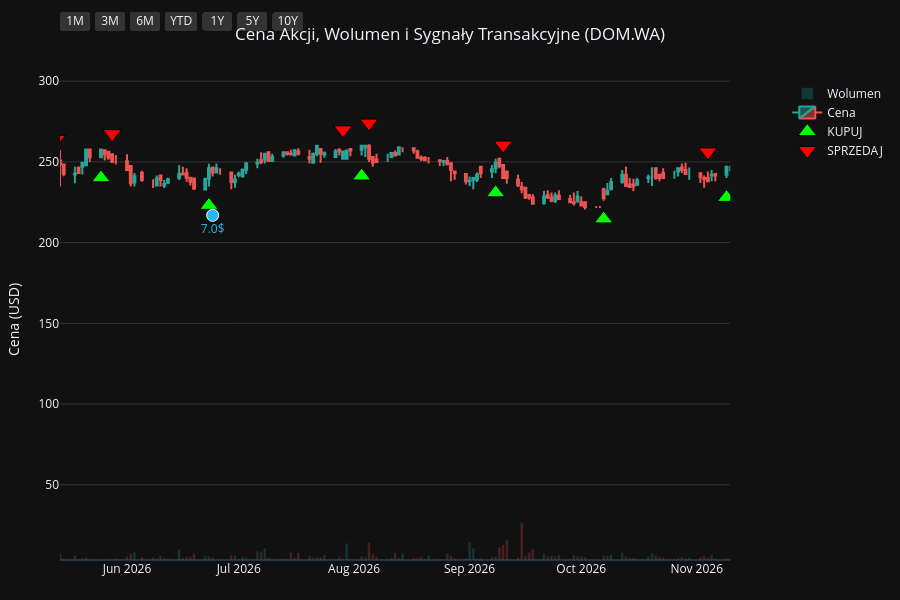
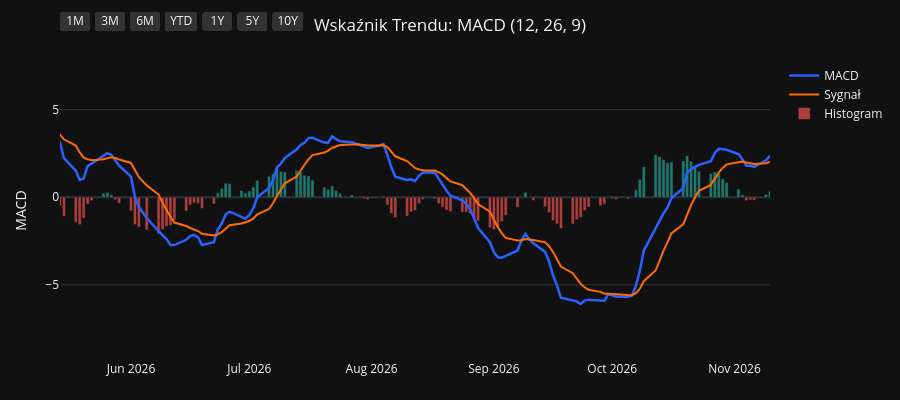
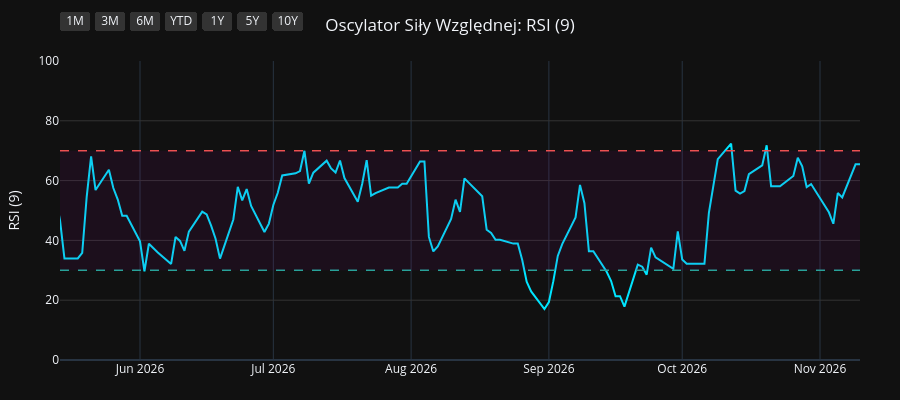
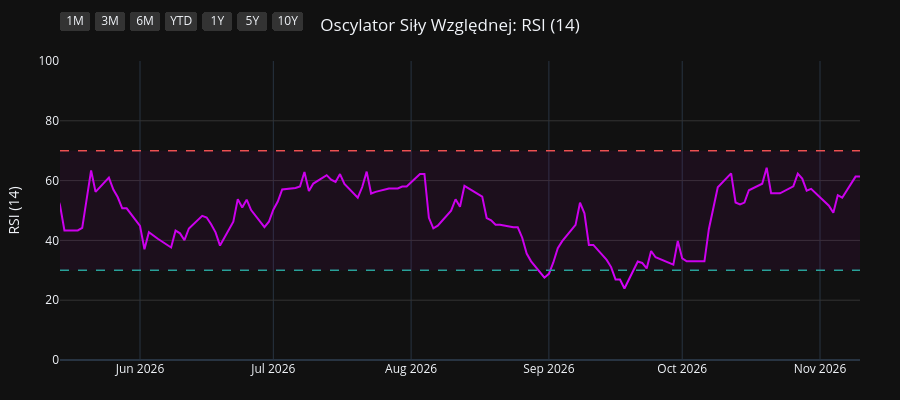

These figures' notebook cell, in order:
### Code cell
import os
import yfinance as yf
import pandas as pd
import pandas_ta as ta
import plotly.graph_objects as go
from plotly.subplots import make_subplots

# 1. Pobranie i przygotowanie danych
symbol = os.environ.get("STOCK_TICKER", "").strip().upper()
if not symbol:
    raise RuntimeError("Set STOCK_TICKER before running price_extractor.ipynb")
df = yf.Ticker(symbol).history(period="10y")
df.index = df.index.tz_localize(None)

# Wskaźniki i sygnały
df.ta.macd(fast=12, slow=26, signal=9, append=True)
df.ta.rsi(length=9, append=True)
df.ta.rsi(length=14, append=True)
df.ta.rsi(length=21, append=True)
df.dropna(inplace=True)

macd = df['MACD_12_26_9']
signal = df['MACDs_12_26_9']
wczorajszy_macd = macd.shift(1)
wczorajszy_signal = signal.shift(1)

df['Decyzja'] = 'BRAK'
df.loc[(macd > signal) & (wczorajszy_macd <= wczorajszy_signal), 'Decyzja'] = 'KUPUJ'
df.loc[(macd < signal) & (wczorajszy_macd >= wczorajszy_signal), 'Decyzja'] = 'SPRZEDAJ'

df_kupuj = df[df['Decyzja'] == 'KUPUJ']
df_sprzedaj = df[df['Decyzja'] == 'SPRZEDAJ']
df_dywidendy = df[df['Dividends'] > 0]
df_splity = df[df['Stock Splits'] > 0]

# Wspólna konfiguracja osi X
konfiguracja_osi_x = dict(
    type="date",
    showspikes=True, spikemode="across", spikesnap="cursor", spikedash="dot", spikecolor="#ffffff", spikethickness=1, hoverformat="%Y-%m-%d",
    rangeselector=dict(
        buttons=list([
            dict(count=1, label="1M", step="month", stepmode="backward"),
            dict(count=3, label="3M", step="month", stepmode="backward"),
            dict(count=6, label="6M", step="month", stepmode="backward"),
            dict(count=1, label="YTD", step="year", stepmode="todate"),
            dict(count=1, label="1Y", step="year", stepmode="backward"),
            dict(count=5, label="5Y", step="year", stepmode="backward"),
            dict(step="all", label="10Y")
        ]),
        bgcolor="#333333", activecolor="#2962ff", x=0, y=1.1
    )
)

# ==========================================
# WYKRES 1: CENA + WOLUMEN + SYGNAŁY
# ==========================================
fig1 = make_subplots(specs=[[{"secondary_y": True}]])

kolory_wolumenu = ['#26a69a' if row['Close'] >= row['Open'] else '#ef5350' for index, row in df.iterrows()]
fig1.add_trace(go.Bar(x=df.index, y=df['Volume'], marker_color=kolory_wolumenu, opacity=0.25, name='Wolumen'), secondary_y=True)
fig1.add_trace(go.Candlestick(x=df.index, open=df['Open'], high=df['High'], low=df['Low'], close=df['Close'], name='Cena', increasing_line_color='#26a69a', decreasing_line_color='#ef5350'), secondary_y=False)
fig1.add_trace(go.Scatter(x=df_kupuj.index, y=df_kupuj['Low'] * 0.95, customdata=df_kupuj[['Low', 'High']], mode='markers', marker=dict(symbol='triangle-up', size=16, color='#00ff00', line=dict(width=1, color='black')), name='KUPUJ', hovertemplate='KUPUJ<br>Najniższa: %{customdata[0]:.2f}<br>Najwyższa: %{customdata[1]:.2f}<extra></extra>'), secondary_y=False)
fig1.add_trace(go.Scatter(x=df_sprzedaj.index, y=df_sprzedaj['High'] * 1.05, customdata=df_sprzedaj[['Low', 'High']], mode='markers', marker=dict(symbol='triangle-down', size=16, color='#ff0000', line=dict(width=1, color='black')), name='SPRZEDAJ', hovertemplate='SPRZEDAJ<br>Najniższa: %{customdata[0]:.2f}<br>Najwyższa: %{customdata[1]:.2f}<extra></extra>'), secondary_y=False)

if not df_dywidendy.empty:
    fig1.add_trace(go.Scatter(x=df_dywidendy.index, y=df_dywidendy['Low'] * 0.90, mode='markers+text', marker=dict(symbol='circle', size=12, color='#29b6f6', line=dict(width=1, color='white')), text=df_dywidendy['Dividends'].apply(lambda x: f"{x}$"), textposition="bottom center", name='Dywidenda', showlegend=False, hovertemplate='Dywidenda: %{text}<extra></extra>', textfont=dict(color="#29b6f6")), secondary_y=False)
if not df_splity.empty:
                    fig1.add_trace(go.Scatter(x=df_splity.index, y=df_splity['High'], mode='markers+text', marker=dict(symbol='star', size=16, color='#ffee58', line=dict(width=1, color='black')), text=df_splity['Stock Splits'].apply(lambda x: f"{x:g}:1" if x >= 1 else f"1:{1 / x:g}"), textposition="top center", name='Split', hovertemplate='%{text}<extra></extra>', textfont=dict(color="#ffee58")), secondary_y=False)

fig1.update_layout(title=dict(text=f"Cena Akcji, Wolumen i Sygnały Transakcyjne ({symbol})", x=0.5, xanchor='center'), dragmode='pan', xaxis_rangeslider_visible=False, template='plotly_dark', height=600, hovermode='x unified', margin=dict(l=60, r=40, t=60, b=40))
fig1.update_xaxes(**konfiguracja_osi_x)
fig1.update_xaxes(range=[df.index.max() - pd.Timedelta(days=180), df.index.max()])
fig1.update_yaxes(title_text="Cena (USD)", secondary_y=False, gridcolor='#333333')
fig1.update_yaxes(range=[0, df['Volume'].max() * 4], showgrid=False, showticklabels=False, secondary_y=True)
fig1.show(config={'scrollZoom': True})

# ==========================================
# WYKRES 2: WSKAŹNIK MACD
# ==========================================
fig2 = go.Figure()
fig2.add_trace(go.Scatter(x=df.index, y=df['MACD_12_26_9'], line=dict(color='#2962ff', width=2.5), name='MACD'))
fig2.add_trace(go.Scatter(x=df.index, y=df['MACDs_12_26_9'], line=dict(color='#ff6d00', width=2), name='Sygnał'))
kolory_macd = ['#26a69a' if val >= 0 else '#ef5350' for val in df['MACDh_12_26_9']]
fig2.add_trace(go.Bar(x=df.index, y=df['MACDh_12_26_9'], marker_color=kolory_macd, name='Histogram', opacity=0.7))
fig2.update_layout(title=dict(text="Wskaźnik Trendu: MACD (12, 26, 9)", x=0.5, xanchor='center'), dragmode='pan', xaxis_rangeslider_visible=False, template='plotly_dark', height=400, hovermode='x unified', margin=dict(l=60, r=40, t=60, b=40))
fig2.update_xaxes(**konfiguracja_osi_x)
fig2.update_xaxes(range=[df.index.max() - pd.Timedelta(days=180), df.index.max()])
fig2.update_yaxes(title_text="MACD", gridcolor='#333333')
fig2.show(config={'scrollZoom': True})

# ==========================================
# WYKRES 3: OSCYLATOR RSI (9)
# ==========================================
fig3 = go.Figure()
fig3.add_trace(go.Scatter(x=df.index, y=df['RSI_9'], line=dict(color='#00e5ff', width=2), name='RSI (9)'))
fig3.add_hline(y=70, line_dash="dash", line_color="#ef5350", line_width=1.5)
fig3.add_hline(y=30, line_dash="dash", line_color="#26a69a", line_width=1.5)
fig3.add_hrect(y0=30, y1=70, line_width=0, fillcolor="purple", opacity=0.1)
fig3.update_layout(title=dict(text="Oscylator Siły Względnej: RSI (9)", x=0.5, xanchor='center'), dragmode='pan', xaxis_rangeslider_visible=False, template='plotly_dark', height=400, hovermode='x unified', margin=dict(l=60, r=40, t=60, b=40))
fig3.update_xaxes(**konfiguracja_osi_x)
fig3.update_xaxes(range=[df.index.max() - pd.Timedelta(days=180), df.index.max()])
fig3.update_yaxes(title_text="RSI (9)", range=[0, 100], gridcolor='#333333')
fig3.show(config={'scrollZoom': True})

# ==========================================
# WYKRES 4: OSCYLATOR RSI (14)
# ==========================================
fig4 = go.Figure()
fig4.add_trace(go.Scatter(x=df.index, y=df['RSI_14'], line=dict(color='#d500f9', width=2), name='RSI (14)'))
fig4.add_hline(y=70, line_dash="dash", line_color="#ef5350", line_width=1.5)
fig4.add_hline(y=30, line_dash="dash", line_color="#26a69a", line_width=1.5)
fig4.add_hrect(y0=30, y1=70, line_width=0, fillcolor="purple", opacity=0.1)
fig4.update_layout(title=dict(text="Oscylator Siły Względnej: RSI (14)", x=0.5, xanchor='center'), dragmode='pan', xaxis_rangeslider_visible=False, template='plotly_dark', height=400, hovermode='x unified', margin=dict(l=60, r=40, t=60, b=40))
fig4.update_xaxes(**konfiguracja_osi_x)
fig4.update_xaxes(range=[df.index.max() - pd.Timedelta(days=180), df.index.max()])
fig4.update_yaxes(title_text="RSI (14)", range=[0, 100], gridcolor='#333333')
fig4.show(config={'scrollZoom': True})

# ==========================================
# WYKRES 5: OSCYLATOR RSI (21)
# ==========================================
fig5 = go.Figure()
fig5.add_trace(go.Scatter(x=df.index, y=df['RSI_21'], line=dict(color='#64dd17', width=2), name='RSI (21)'))
fig5.add_hline(y=70, line_dash="dash", line_color="#ef5350", line_width=1.5)
fig5.add_hline(y=30, line_dash="dash", line_color="#26a69a", line_width=1.5)
fig5.add_hrect(y0=30, y1=70, line_width=0, fillcolor="purple", opacity=0.1)
fig5.update_layout(title=dict(text="Oscylator Siły Względnej: RSI (21)", x=0.5, xanchor='center'), dragmode='pan', xaxis_rangeslider_visible=False, template='plotly_dark', height=400, hovermode='x unified', margin=dict(l=60, r=40, t=60, b=40))
fig5.update_xaxes(**konfiguracja_osi_x)
fig5.update_xaxes(range=[df.index.max() - pd.Timedelta(days=180), df.index.max()])
fig5.update_yaxes(title_text="RSI (21)", range=[0, 100], gridcolor='#333333')
fig5.show(config={'scrollZoom': True})

### Figure 1 — Plotly figure (JSON) as saved in the notebook; plotly's stock layout.template omitted (floating-point values rounded to 4 significant figures; data arrays with more than 128 entries replaced by an {"elided": "..."} marker saying what was removed)
{"data": [{"marker": {"color": {"elided": "2506 str values"}}, "name": "Wolumen", "opacity": 0.25, "type": "bar", "x": {"elided": "2506 str values"}, "xaxis": "x", "y": {"elided": "2506 int values"}, "yaxis": "y2"}, {"close": {"elided": "2506 float values"}, "decreasing": {"line": {"color": "#ef5350"}}, "high": {"elided": "2506 float values"}, "increasing": {"line": {"color": "#26a69a"}}, "low": {"elided": "2506 float values"}, "name": "Cena", "open": {"elided": "2506 float values"}, "type": "candlestick", "x": {"elided": "2506 str values"}, "xaxis": "x", "yaxis": "y"}, {"customdata": {"elided": "99x2 float values"}, "hovertemplate": "KUPUJ<br>Najniższa: %{customdata[0]:.2f}<br>Najwyższa: %{customdata[1]:.2f}<extra></extra>", "marker": {"color": "#00ff00", "line": {"color": "black", "width": 1}, "size": 16, "symbol": "triangle-up"}, "mode": "markers", "name": "KUPUJ", "type": "scatter", "x": ["2017-01-18T00:00:00", "2017-02-22T00:00:00", "2017-05-15T00:00:00", "2017-06-22T00:00:00", "2017-07-07T00:00:00", "2017-08-01T00:00:00", "2017-08-24T00:00:00", "2017-10-30T00:00:00", "2017-11-27T00:00:00", "2017-12-04T00:00:00", "2018-01-09T00:00:00", "2018-02-13T00:00:00", "2018-03-07T00:00:00", "2018-04-02T00:00:00", "2018-04-11T00:00:00", "2018-06-05T00:00:00", "2018-07-23T00:00:00", "2018-08-14T00:00:00", "2018-08-20T00:00:00", "2018-09-20T00:00:00", "2018-10-29T00:00:00", "2019-01-01T00:00:00", "2019-03-07T00:00:00", "2019-05-30T00:00:00", "2019-07-31T00:00:00", "2019-10-17T00:00:00", "2019-11-26T00:00:00", "2019-12-27T00:00:00", "2020-01-02T00:00:00", "2020-02-12T00:00:00", "2020-03-05T00:00:00", "2020-04-09T00:00:00", "2020-07-01T00:00:00", "2020-08-05T00:00:00", "2020-08-20T00:00:00", "2020-11-03T00:00:00", "2020-11-30T00:00:00", "2021-02-12T00:00:00", "2021-02-17T00:00:00", "2021-02-25T00:00:00", "2021-03-15T00:00:00", "2021-04-06T00:00:00", "2021-04-29T00:00:00", "2021-05-24T00:00:00", "2021-07-09T00:00:00", "2021-08-18T00:00:00", "2021-10-11T00:00:00", "2021-11-30T00:00:00", "2021-12-29T00:00:00", "2022-03-02T00:00:00", "2022-04-29T00:00:00", "2022-05-17T00:00:00", "2022-06-28T00:00:00", "2022-07-28T00:00:00", "2022-09-09T00:00:00", "2022-10-03T00:00:00", "2022-11-02T00:00:00", "2022-11-29T00:00:00", "2022-12-20T00:00:00", "2023-02-14T00:00:00", "2023-03-28T00:00:00", "2023-04-13T00:00:00", "2023-06-29T00:00:00", "2023-08-14T00:00:00", "2023-08-31T00:00:00", "2023-10-10T00:00:00", "2023-11-06T00:00:00", "2023-11-22T00:00:00", "2024-01-10T00:00:00", "2024-03-01T00:00:00", "2024-05-15T00:00:00", "2024-06-25T00:00:00", "2024-07-08T00:00:00", "2024-08-09T00:00:00", "2024-08-16T00:00:00", "2024-08-29T00:00:00", "2024-11-15T00:00:00", "2024-12-03T00:00:00", "2025-01-09T00:00:00", "2025-01-20T00:00:00", "2025-03-12T00:00:00", "2025-04-17T00:00:00", "2025-05-26T00:00:00", "2025-06-10T00:00:00", "2025-06-27T00:00:00", "2025-07-15T00:00:00", "2025-08-07T00:00:00", "2025-08-20T00:00:00", "2025-09-23T00:00:00", "2025-09-25T00:00:00", "2026-01-08T00:00:00", "2026-01-27T00:00:00", "2026-04-02T00:00:00", "2026-05-25T00:00:00", "2026-06-23T00:00:00", "2026-08-03T00:00:00", "2026-09-08T00:00:00", "2026-10-07T00:00:00", "2026-11-09T00:00:00"], "xaxis": "x", "y": [24.5, 26.6, 30.22, 33.41, 33.72, 34.11, 36.62, 37.98, 34.81, 33.8, 39.57, 37.75, 39.12, 40.39, 39.84, 38.21, 34.45, 34.25, 34.45, 33.25, 33.05, 31.45, 37.55, 40.84, 42.49, 45.83, 50.18, 52.74, 53.52, 53.41, 55.75, 39.25, 50.63, 55.64, 58.26, 58.59, 58.83, 72.32, 71.11, 72.63, 79.92, 82.05, 88.12, 91.41, 91.98, 88.47, 84.82, 77.41, 74.29, 65.96, 59.19, 56.4, 63.75, 58.5, 64.63, 64.78, 61.27, 64.19, 66.89, 74.84, 91.47, 96.29, 106.1, 117.1, 119.3, 121.7, 123.9, 123.8, 126.4, 127.6, 148.2, 148.2, 145.5, 139.1, 134.3, 130.9, 168.7, 170.2, 165.9, 162.5, 174.7, 184.3, 206.1, 211.4, 211.5, 210.6, 217.3, 218.7, 210.6, 207.0, 240.2, 244.8, 207.8, 240.2, 223.1, 241.3, 230.8, 214.7, 228.0], "yaxis": "y"}, {"customdata": {"elided": "98x2 float values"}, "hovertemplate": "SPRZEDAJ<br>Najniższa: %{customdata[0]:.2f}<br>Najwyższa: %{customdata[1]:.2f}<extra></extra>", "marker": {"color": "#ff0000", "line": {"color": "black", "width": 1}, "size": 16, "symbol": "triangle-down"}, "mode": "markers", "name": "SPRZEDAJ", "type": "scatter", "x": ["2017-02-03T00:00:00", "2017-03-21T00:00:00", "2017-06-12T00:00:00", "2017-07-06T00:00:00", "2017-07-12T00:00:00", "2017-08-14T00:00:00", "2017-09-25T00:00:00", "2017-11-08T00:00:00", "2017-11-30T00:00:00", "2018-01-03T00:00:00", "2018-01-10T00:00:00", "2018-02-26T00:00:00", "2018-03-22T00:00:00", "2018-04-03T00:00:00", "2018-05-02T00:00:00", "2018-06-27T00:00:00", "2018-08-13T00:00:00", "2018-08-17T00:00:00", "2018-09-06T00:00:00", "2018-10-25T00:00:00", "2018-11-20T00:00:00", "2019-02-12T00:00:00", "2019-03-26T00:00:00", "2019-06-24T00:00:00", "2019-09-16T00:00:00", "2019-11-19T00:00:00", "2019-12-09T00:00:00", "2019-12-30T00:00:00", "2020-01-14T00:00:00", "2020-02-27T00:00:00", "2020-03-10T00:00:00", "2020-06-16T00:00:00", "2020-07-14T00:00:00", "2020-08-18T00:00:00", "2020-09-04T00:00:00", "2020-11-25T00:00:00", "2021-01-13T00:00:00", "2021-02-16T00:00:00", "2021-02-23T00:00:00", "2021-03-05T00:00:00", "2021-03-30T00:00:00", "2021-04-19T00:00:00", "2021-05-06T00:00:00", "2021-06-04T00:00:00", "2021-07-19T00:00:00", "2021-09-14T00:00:00", "2021-10-28T00:00:00", "2021-12-16T00:00:00", "2022-01-20T00:00:00", "2022-04-11T00:00:00", "2022-05-09T00:00:00", "2022-06-08T00:00:00", "2022-06-30T00:00:00", "2022-08-22T00:00:00", "2022-09-21T00:00:00", "2022-10-11T00:00:00", "2022-11-23T00:00:00", "2022-12-09T00:00:00", "2023-01-18T00:00:00", "2023-03-21T00:00:00", "2023-04-05T00:00:00", "2023-04-24T00:00:00", "2023-07-20T00:00:00", "2023-08-16T00:00:00", "2023-09-18T00:00:00", "2023-10-23T00:00:00", "2023-11-08T00:00:00", "2023-12-15T00:00:00", "2024-02-08T00:00:00", "2024-04-15T00:00:00", "2024-05-29T00:00:00", "2024-07-02T00:00:00", "2024-07-17T00:00:00", "2024-08-14T00:00:00", "2024-08-20T00:00:00", "2024-10-14T00:00:00", "2024-11-22T00:00:00", "2024-12-10T00:00:00", "2025-01-16T00:00:00", "2025-02-11T00:00:00", "2025-04-03T00:00:00", "2025-05-19T00:00:00", "2025-05-28T00:00:00", "2025-06-17T00:00:00", "2025-07-01T00:00:00", "2025-07-29T00:00:00", "2025-08-13T00:00:00", "2025-08-27T00:00:00", "2025-09-24T00:00:00", "2025-12-01T00:00:00", "2026-01-22T00:00:00", "2026-02-17T00:00:00", "2026-05-13T00:00:00", "2026-05-28T00:00:00", "2026-07-29T00:00:00", "2026-08-05T00:00:00", "2026-09-10T00:00:00", "2026-11-04T00:00:00"], "xaxis": "x", "y": [28.93, 33.26, 36.6, 37.85, 38.86, 38.96, 44.23, 40.22, 37.81, 43.34, 44.14, 42.73, 44.04, 44.34, 45.14, 43.04, 39.4, 38.96, 38.74, 36.75, 37.3, 41.72, 44.7, 47.2, 51.15, 54.72, 56.82, 61.01, 61.25, 61.5, 61.62, 55.83, 59.65, 64.7, 70.87, 66.77, 79.94, 82.29, 82.96, 84.64, 90.68, 98.07, 100.1, 104.3, 103.4, 102.7, 98.5, 84.69, 84.98, 70.67, 62.12, 71.54, 71.18, 72.56, 72.56, 72.56, 71.59, 73.77, 82.08, 99.01, 104.3, 111.6, 131.0, 133.6, 145.0, 136.1, 139.6, 145.0, 146.1, 164.3, 173.3, 166.4, 162.9, 153.3, 155.2, 181.0, 189.6, 191.9, 183.0, 200.3, 207.5, 229.3, 232.2, 237.0, 243.2, 242.7, 242.2, 248.1, 236.7, 276.7, 274.6, 280.3, 263.9, 267.5, 269.9, 274.1, 260.4, 256.2], "yaxis": "y"}, {"hovertemplate": "Dywidenda: %{text}<extra></extra>", "marker": {"color": "#29b6f6", "line": {"color": "white", "width": 1}, "size": 12, "symbol": "circle"}, "mode": "markers+text", "name": "Dywidenda", "showlegend": false, "text": ["5.05$", "7.6$", "9.05$", "9.5$", "10.0$", "10.5$", "11.0$", "5.5$", "6.5$", "6.0$", "7.0$", "7.0$", "7.0$"], "textfont": {"color": "#29b6f6"}, "textposition": "bottom center", "type": "scatter", "x": ["2017-06-23T00:00:00", "2018-06-25T00:00:00", "2019-06-17T00:00:00", "2020-09-04T00:00:00", "2021-06-18T00:00:00", "2022-07-14T00:00:00", "2023-06-23T00:00:00", "2023-12-11T00:00:00", "2024-06-25T00:00:00", "2024-12-11T00:00:00", "2025-06-24T00:00:00", "2025-12-01T00:00:00", "2026-06-24T00:00:00"], "xaxis": "x", "y": [31.76, 36.99, 40.46, 56.19, 87.14, 58.12, 97.47, 124.3, 140.4, 156.4, 197.8, 227.5, 216.9], "yaxis": "y"}], "layout": {"dragmode": "pan", "height": 600, "hovermode": "x unified", "margin": {"b": 40, "l": 60, "r": 40, "t": 60}, "title": {"text": "Cena Akcji, Wolumen i Sygnały Transakcyjne (DOM.WA)", "x": 0.5, "xanchor": "center"}, "xaxis": {"anchor": "y", "domain": [0.0, 0.94], "hoverformat": "%Y-%m-%d", "range": ["2026-05-14T00:00:00", "2026-11-10T00:00:00"], "rangeselector": {"activecolor": "#2962ff", "bgcolor": "#333333", "buttons": [{"count": 1, "label": "1M", "step": "month", "stepmode": "backward"}, {"count": 3, "label": "3M", "step": "month", "stepmode": "backward"}, {"count": 6, "label": "6M", "step": "month", "stepmode": "backward"}, {"count": 1, "label": "YTD", "step": "year", "stepmode": "todate"}, {"count": 1, "label": "1Y", "step": "year", "stepmode": "backward"}, {"count": 5, "label": "5Y", "step": "year", "stepmode": "backward"}, {"label": "10Y", "step": "all"}], "x": 0, "y": 1.1}, "rangeslider": {"visible": false}, "showspikes": true, "spikecolor": "#ffffff", "spikedash": "dot", "spikemode": "across", "spikesnap": "cursor", "spikethickness": 1, "type": "date"}, "yaxis": {"anchor": "x", "domain": [0.0, 1.0], "gridcolor": "#333333", "title": {"text": "Cena (USD)"}}, "yaxis2": {"anchor": "x", "overlaying": "y", "range": [0, 895428], "showgrid": false, "showticklabels": false, "side": "right"}}}

### Figure 2 — Plotly figure (JSON) as saved in the notebook; plotly's stock layout.template omitted (floating-point values rounded to 4 significant figures; data arrays with more than 128 entries replaced by an {"elided": "..."} marker saying what was removed)
{"data": [{"line": {"color": "#2962ff", "width": 2.5}, "name": "MACD", "type": "scatter", "x": {"elided": "2506 str values"}, "y": {"elided": "2506 float values"}}, {"line": {"color": "#ff6d00", "width": 2}, "name": "Sygnał", "type": "scatter", "x": {"elided": "2506 str values"}, "y": {"elided": "2506 float values"}}, {"marker": {"color": {"elided": "2506 str values"}}, "name": "Histogram", "opacity": 0.7, "type": "bar", "x": {"elided": "2506 str values"}, "y": {"elided": "2506 float values"}}], "layout": {"dragmode": "pan", "height": 400, "hovermode": "x unified", "margin": {"b": 40, "l": 60, "r": 40, "t": 60}, "title": {"text": "Wskaźnik Trendu: MACD (12, 26, 9)", "x": 0.5, "xanchor": "center"}, "xaxis": {"hoverformat": "%Y-%m-%d", "range": ["2026-05-14T00:00:00", "2026-11-10T00:00:00"], "rangeselector": {"activecolor": "#2962ff", "bgcolor": "#333333", "buttons": [{"count": 1, "label": "1M", "step": "month", "stepmode": "backward"}, {"count": 3, "label": "3M", "step": "month", "stepmode": "backward"}, {"count": 6, "label": "6M", "step": "month", "stepmode": "backward"}, {"count": 1, "label": "YTD", "step": "year", "stepmode": "todate"}, {"count": 1, "label": "1Y", "step": "year", "stepmode": "backward"}, {"count": 5, "label": "5Y", "step": "year", "stepmode": "backward"}, {"label": "10Y", "step": "all"}], "x": 0, "y": 1.1}, "rangeslider": {"visible": false}, "showspikes": true, "spikecolor": "#ffffff", "spikedash": "dot", "spikemode": "across", "spikesnap": "cursor", "spikethickness": 1, "type": "date"}, "yaxis": {"gridcolor": "#333333", "title": {"text": "MACD"}}}}

### Figure 3 — Plotly figure (JSON) as saved in the notebook; plotly's stock layout.template omitted (floating-point values rounded to 4 significant figures; data arrays with more than 128 entries replaced by an {"elided": "..."} marker saying what was removed)
{"data": [{"line": {"color": "#00e5ff", "width": 2}, "name": "RSI (9)", "type": "scatter", "x": {"elided": "2506 str values"}, "y": {"elided": "2506 float values"}}], "layout": {"dragmode": "pan", "height": 400, "hovermode": "x unified", "margin": {"b": 40, "l": 60, "r": 40, "t": 60}, "shapes": [{"line": {"color": "#ef5350", "dash": "dash", "width": 1.5}, "type": "line", "x0": 0, "x1": 1, "xref": "x domain", "y0": 70, "y1": 70, "yref": "y"}, {"line": {"color": "#26a69a", "dash": "dash", "width": 1.5}, "type": "line", "x0": 0, "x1": 1, "xref": "x domain", "y0": 30, "y1": 30, "yref": "y"}, {"fillcolor": "purple", "line": {"width": 0}, "opacity": 0.1, "type": "rect", "x0": 0, "x1": 1, "xref": "x domain", "y0": 30, "y1": 70, "yref": "y"}], "title": {"text": "Oscylator Siły Względnej: RSI (9)", "x": 0.5, "xanchor": "center"}, "xaxis": {"hoverformat": "%Y-%m-%d", "range": ["2026-05-14T00:00:00", "2026-11-10T00:00:00"], "rangeselector": {"activecolor": "#2962ff", "bgcolor": "#333333", "buttons": [{"count": 1, "label": "1M", "step": "month", "stepmode": "backward"}, {"count": 3, "label": "3M", "step": "month", "stepmode": "backward"}, {"count": 6, "label": "6M", "step": "month", "stepmode": "backward"}, {"count": 1, "label": "YTD", "step": "year", "stepmode": "todate"}, {"count": 1, "label": "1Y", "step": "year", "stepmode": "backward"}, {"count": 5, "label": "5Y", "step": "year", "stepmode": "backward"}, {"label": "10Y", "step": "all"}], "x": 0, "y": 1.1}, "rangeslider": {"visible": false}, "showspikes": true, "spikecolor": "#ffffff", "spikedash": "dot", "spikemode": "across", "spikesnap": "cursor", "spikethickness": 1, "type": "date"}, "yaxis": {"gridcolor": "#333333", "range": [0, 100], "title": {"text": "RSI (9)"}}}}

### Figure 4 — Plotly figure (JSON) as saved in the notebook; plotly's stock layout.template omitted (floating-point values rounded to 4 significant figures; data arrays with more than 128 entries replaced by an {"elided": "..."} marker saying what was removed)
{"data": [{"line": {"color": "#d500f9", "width": 2}, "name": "RSI (14)", "type": "scatter", "x": {"elided": "2506 str values"}, "y": {"elided": "2506 float values"}}], "layout": {"dragmode": "pan", "height": 400, "hovermode": "x unified", "margin": {"b": 40, "l": 60, "r": 40, "t": 60}, "shapes": [{"line": {"color": "#ef5350", "dash": "dash", "width": 1.5}, "type": "line", "x0": 0, "x1": 1, "xref": "x domain", "y0": 70, "y1": 70, "yref": "y"}, {"line": {"color": "#26a69a", "dash": "dash", "width": 1.5}, "type": "line", "x0": 0, "x1": 1, "xref": "x domain", "y0": 30, "y1": 30, "yref": "y"}, {"fillcolor": "purple", "line": {"width": 0}, "opacity": 0.1, "type": "rect", "x0": 0, "x1": 1, "xref": "x domain", "y0": 30, "y1": 70, "yref": "y"}], "title": {"text": "Oscylator Siły Względnej: RSI (14)", "x": 0.5, "xanchor": "center"}, "xaxis": {"hoverformat": "%Y-%m-%d", "range": ["2026-05-14T00:00:00", "2026-11-10T00:00:00"], "rangeselector": {"activecolor": "#2962ff", "bgcolor": "#333333", "buttons": [{"count": 1, "label": "1M", "step": "month", "stepmode": "backward"}, {"count": 3, "label": "3M", "step": "month", "stepmode": "backward"}, {"count": 6, "label": "6M", "step": "month", "stepmode": "backward"}, {"count": 1, "label": "YTD", "step": "year", "stepmode": "todate"}, {"count": 1, "label": "1Y", "step": "year", "stepmode": "backward"}, {"count": 5, "label": "5Y", "step": "year", "stepmode": "backward"}, {"label": "10Y", "step": "all"}], "x": 0, "y": 1.1}, "rangeslider": {"visible": false}, "showspikes": true, "spikecolor": "#ffffff", "spikedash": "dot", "spikemode": "across", "spikesnap": "cursor", "spikethickness": 1, "type": "date"}, "yaxis": {"gridcolor": "#333333", "range": [0, 100], "title": {"text": "RSI (14)"}}}}
